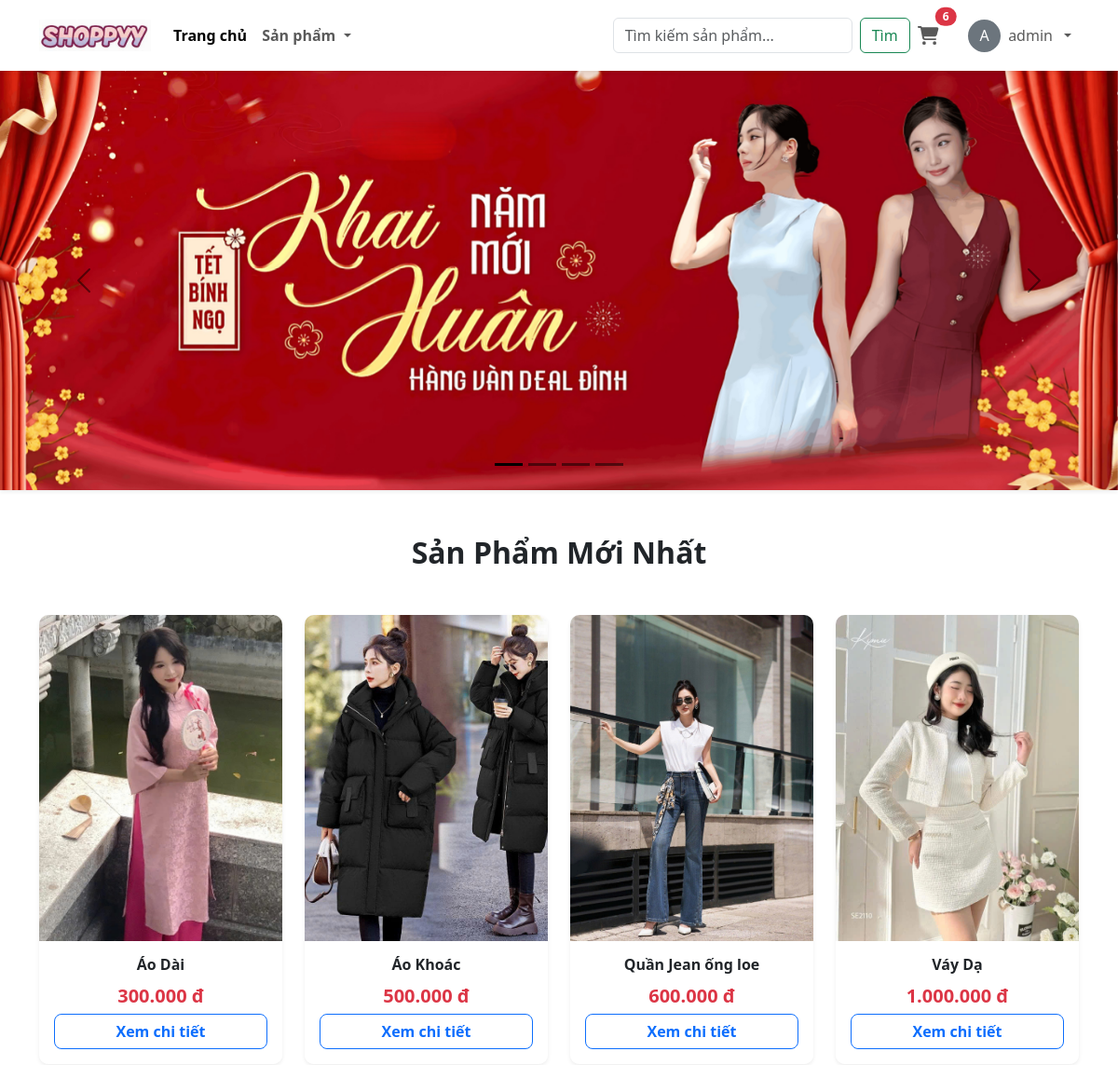
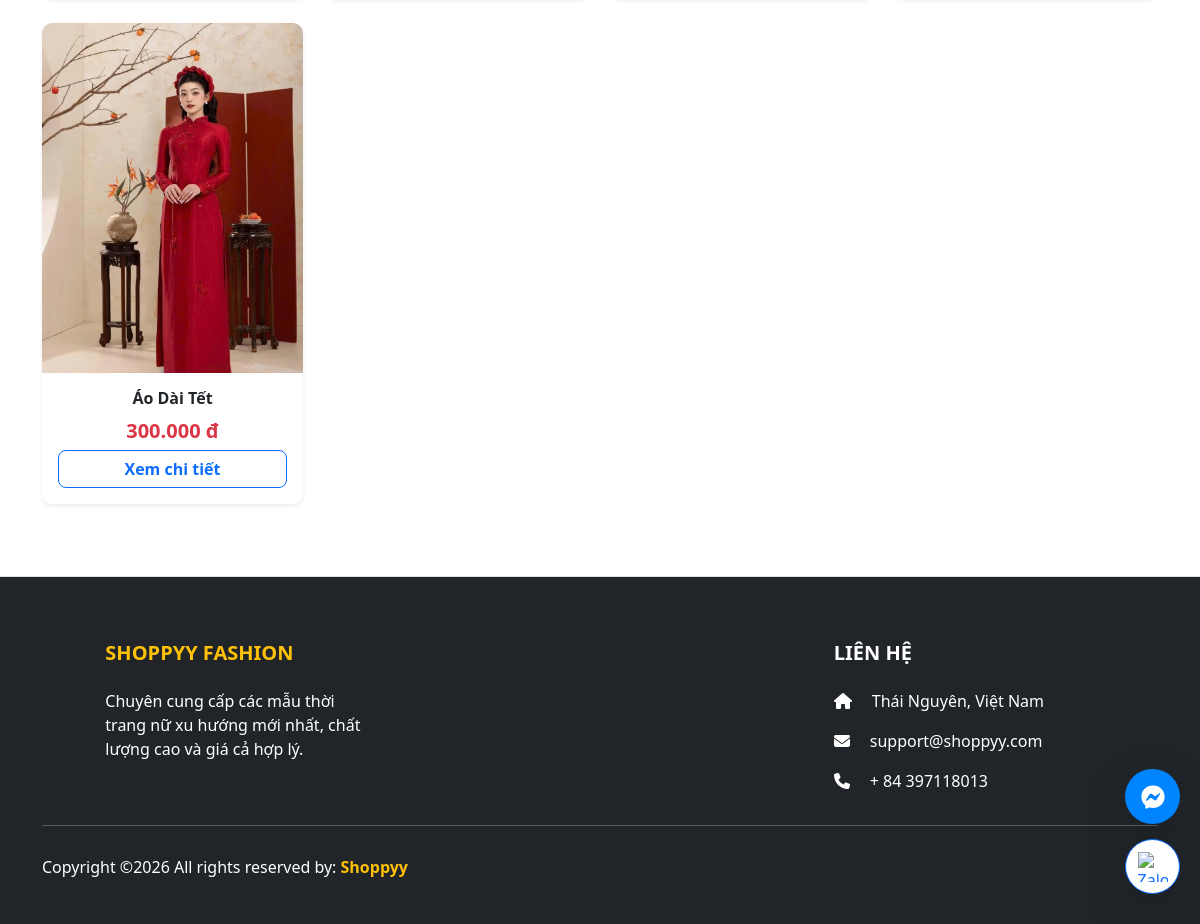
The app's page / (signed in) with its own data (2 pictures, top to bottom).
### app/models.py (models this page shows, shortened)
class Product(models.Model):
    category = models.ManyToManyField(Category, related_name='product', verbose_name="Thuộc danh mục")
    name = models.CharField(max_length=200, null=True, verbose_name="Tên sản phẩm")
    price = models.FloatField(verbose_name="Giá tiền")
    digital = models.BooleanField(default=False, null=True, blank=True, verbose_name="Sản phẩm số")
    image = models.ImageField(null=True, blank=True, verbose_name="Hình ảnh")
    stock = models.IntegerField(default=10, null=True, blank=True) # Số lượng tồn kho mặc định là 10
    flash_sale = models.ForeignKey('FlashSale', on_delete=models.SET_NULL, null=True, blank=True, verbose_name="Tham gia Sự kiện Sale")
    discount_percent = models.IntegerField(default=0, verbose_name="Giảm bao nhiêu % ?")
    sizes = models.ManyToManyField(Size, blank=True, verbose_name="Các size hiện có")
    class Meta:
        verbose_name = "Sản phẩm"
        verbose_name_plural = "2. Quản lý Sản phẩm"
    @property
    def final_price(self):
        if self.flash_sale and self.flash_sale.active:
            now = timezone.now()
            if self.flash_sale.start_date <= now <= self.flash_sale.end_date:
                if self.discount_percent > 0:
                    discount_amount = (self.price * self.discount_percent) / 100
                    return self.price - discount_amount
        return self.price
    @property
    def ImageURL(self):
        try:
            url = self.image.url
        except:
            url = ''
        return url

### app/views.py (the view)
# urls.py: 2. Add a URL to urlpatterns:  path('', views.home, name='home')
def home(request):
    if request.user.is_authenticated:
        customer = request.user
        order, created = Order.objects.get_or_create(customer=customer, complete=False)
        cartItems = order.get_cart_items
    else:
        items = []
        order = {'get_cart_total': 0, 'get_cart_items': 0}
        cartItems = order['get_cart_items']
    categories = Category.objects.all()
    category_id = request.GET.get('category')
    if category_id:
        products = Product.objects.filter(category=category_id)
    else:
        products = Product.objects.all()
    context = {'products': products, 'cartItems': cartItems, 'categories': categories}
    return render(request, 'app/home.html', context)

### app/models.py (called while the page is built)
    @property
    def get_cart_items(self):
        orderitems = self.orderitem_set.all()
        total = sum([item.quantity for item in orderitems])
        return total

### app/templates/app/home.html (shortened to what this page needs)
{% extends 'app/base.html' %}
{% load static %}
{% load humanize %}
{% block banner_slider %}
<div id="carouselExampleDark" class="carousel carousel-dark slide shadow-sm mb-4" data-bs-ride="carousel">
  <div class="carousel-indicators">
    <button type="button" data-bs-target="#carouselExampleDark" data-bs-slide-to="0" class="active" aria-current="true"></button>
    <button type="button" data-bs-target="#carouselExampleDark" data-bs-slide-to="1" data-bs-interval="5000"></button>
    <button type="button" data-bs-target="#carouselExampleDark" data-bs-slide-to="2" data-bs-interval="5000"></button>
    <button type="button" data-bs-target="#carouselExampleDark" data-bs-slide-to="3" data-bs-interval="5000"></button>
  </div>
  <div class="carousel-inner">
    <div class="carousel-item active" data-bs-interval="10000">
      <img src="{% static 'app/images/banner/b32.jpg' %}" class="d-block w-100" style="height: 450px; object-fit: cover;" alt="Banner 1">
    </div>
  </div>
  <button class="carousel-control-prev" type="button" data-bs-target="#carouselExampleDark" data-bs-slide="prev">
    <span class="carousel-control-prev-icon" aria-hidden="true"></span>
  </button>
  <button class="carousel-control-next" type="button" data-bs-target="#carouselExampleDark" data-bs-slide="next">
    <span class="carousel-control-next-icon" aria-hidden="true"></span>
  </button>
</div>
{% endblock banner_slider %}
{% block main-content %}
<div id="danh-sach-san-pham" class="container mt-4" style="scroll-margin-top: 100px;">
    <h2 class="text-center fw-bold mb-5">Sản Phẩm Mới Nhất</h2>
    <div class="row">
        {% for product in products %}
        <div class="col-lg-3 col-md-6 mb-4">
            <div class="card h-100 shadow-sm border-0 product-card" style="border-radius: 10px; overflow: hidden; transition: 0.3s;">
                <a href="{% url 'detail' product.id %}" class="text-decoration-none text-dark d-block">
                    <img src="{{product.ImageURL}}" class="card-img-top" style="height: 350px; object-fit: cover;">
                    <div class="card-body text-center pb-1">
                        <h6 class="card-title fw-bold text-truncate" title="{{product.name}}">{{product.name}}</h6>
                        {% if product.final_price < product.price %}
    <p class="mb-0">
        <del class="text-muted small">{{ product.price|floatformat:0|intcomma }} đ</del>
        <span class="text-danger fw-bold fs-5">{{ product.final_price|floatformat:0|intcomma }} đ</span>
    </p>
{% else %}
<p class="text-danger fw-bold fs-5 mb-0">{{ product.price|floatformat:0|intcomma }} đ</p>
{% endif %}
                    </div>
                </a>
                <div class="card-footer bg-white border-0 text-center pb-3 pt-0">
                    <a href="{% url 'detail' product.id %}" class="btn btn-outline-primary w-100 fw-bold" style="border-radius: 8px;">
                        Xem chi tiết
                    </a>
                </div>
            </div>
        </div>
        {% endfor %}
    </div>
</div>
{% endblock main-content %}

### app/templates/app/base.html (shortened to what this page needs)
{% load static %}
<!DOCTYPE html>
<html lang="vi">
<head>
    <link href="https://cdn.jsdelivr.net/npm/bootstrap@5.3.2/dist/css/bootstrap.min.css" rel="stylesheet">
    <link href="{% static 'app/css/owl.carousel.min.css' %}" rel='stylesheet' />
    <link href="{% static 'app/css/all.min.css' %}" rel='stylesheet' />
    <link href="{% static 'app/css/style.css' %}" rel='stylesheet' />
    <link rel="stylesheet" href="https://cdnjs.cloudflare.com/ajax/libs/font-awesome/6.4.0/css/all.min.css">
</head>
<body class="d-flex flex-column min-vh-100">
    <nav class="navbar navbar-expand-lg navbar-light bg-white shadow-sm sticky-top">
        <div class="container">
            <a class="navbar-brand" href="{% url 'home' %}">
                <img src="{% static 'app/images/logo2.jpg' %}" width="120" height="50" style="object-fit: contain;" alt="Logo"/>
            </a>
            <div class="collapse navbar-collapse" id="mainNavbar">
                <ul class="navbar-nav me-auto mb-2 mb-lg-0 fw-semibold">
                    <li class="nav-item">
                        <a class="nav-link active" href="{% url 'home' %}">Trang chủ</a>
                    </li>
                    <li class="nav-item dropdown">
                        <a class="nav-link dropdown-toggle" href="#" id="navbarDropdown" role="button" data-bs-toggle="dropdown" aria-expanded="false">
                            Sản phẩm
                        </a>
                    </li>
                </ul>
                <form class="d-flex" method="GET" action="{% url 'search' %}">
                    <input class="form-control me-2" type="search" placeholder="Tìm kiếm sản phẩm..." name="searched">
                    <button class="btn btn-outline-success" type="submit">Tìm</button>
                </form>
                <ul class="navbar-nav mb-2 mb-lg-0 align-items-center">
                    <li class="nav-item me-3">
                        <a class="nav-link position-relative" href="{% url 'cart' %}">
                            <i class="fas fa-shopping-cart fa-lg"></i>
                            <span class="position-absolute top-0 start-100 translate-middle badge rounded-pill bg-danger">
                                {{ cartItems|default:0 }}
                            </span>
                        </a>
                    </li>
                    {% if request.user.is_authenticated %}
                    <li class="nav-item dropdown">
                        <a class="nav-link dropdown-toggle d-flex align-items-center gap-2" href="#" role="button" data-bs-toggle="dropdown">
                            <div class="rounded-circle bg-secondary text-white d-flex justify-content-center align-items-center" style="width: 35px; height: 35px;">
                                {{ request.user.username|make_list|first|upper }}
                            </div>
                            <span>{{ request.user.username }}</span>
                        </a>
                    </li>
                    {% endif %}
                </ul>
            </div>
        </div>
    </nav>
    {% block banner_slider %}{% endblock banner_slider %}
    <main class="flex-grow-1">
        {% block main-content %}{% endblock main-content %}
    </main>
    <footer class="bg-dark text-white pt-5 pb-4 mt-5">
        <div class="container text-center text-md-start">
            <div class="row text-center text-md-start">
                <div class="col-md-3 col-lg-3 col-xl-3 mx-auto mt-3">
                    <h5 class="text-uppercase mb-4 fw-bold text-warning">Shoppyy Fashion</h5>
                    <p>Chuyên cung cấp các mẫu thời trang nữ xu hướng mới nhất, chất lượng cao và giá cả hợp lý.</p>
                </div>
                <div class="col-md-2 col-lg-2 col-xl-2 mx-auto mt-3"></div>
                <div class="col-md-4 col-lg-3 col-xl-3 mx-auto mt-3">
                    <h5 class="text-uppercase mb-4 fw-bold">Liên hệ</h5>
                    <p><i class="fas fa-home me-3"></i> Thái Nguyên, Việt Nam</p>
                    <p><i class="fas fa-envelope me-3"></i> support@shoppyy.com</p>
                    <p><i class="fas fa-phone me-3"></i> + 84 397118013</p>
                </div>
            </div>
            <hr class="mb-4">
            <div class="row align-items-center">
                <div class="col-md-7 col-lg-8">
                    <p> Copyright ©2026 All rights reserved by:
                        <a href="#" style="text-decoration: none;"> <strong class="text-warning">Shoppyy</strong></a>
                    </p>
                </div>
                <div class="col-md-5 col-lg-4">
                    <div class="text-center text-md-end">
                        <ul class="list-unstyled list-inline">
                            <li class="list-inline-item"><a href="#" class="btn-floating btn-sm text-white" style="font-size: 23px;"></a></li>
                        </ul>
                    </div>
                </div>
            </div>
        </div>
    </footer>
    <div class="contact-buttons" style="position: fixed; bottom: 30px; right: 20px; z-index: 9999; display: flex; flex-direction: column; gap: 15px;">
        <a href="https://m.me/dinhngodz" target="_blank" class="contact-icon messenger shadow-lg rounded-circle text-center">
            <i class="fab fa-facebook-messenger text-white fs-4"></i>
        </a>
        <a href="https://zalo.me/0397118013" target="_blank" class="contact-icon zalo shadow-lg rounded-circle text-center">
            <img src="https://upload.wikimedia.org/wikipedia/commons/9/91/Icon_of_Zalo.svg" style="width: 30px; height: 30px;" alt="Zalo">
        </a>
    </div>
</body>
</html>

### app/static/app/css/style.css (style rules this page uses)
.carousel-item img { height: 450px; object-fit: cover; width: 100%; }
footer { background-color: #f8f9fa; border-top: 1px solid #ddd; padding: 30px 0; margin-top: 40px; color: #666; text-align: center; }

### app/templates/app/base.html (style rules this page uses)
html { scroll-behavior: smooth; }
.contact-icon { width: 55px; height: 55px; display: flex; align-items: center; justify-content: center; text-decoration: none; position: relative; transition: all 0.3s ease-in-out; }
.messenger { background: #0084ff; }
.zalo { background: #ffffff; border: 1px solid #0068ff; }
.messenger { animation: pulse-blue 2s infinite; }

### records on screen
Product: ImageURL (picture), name "Áo Dài", price "300.000"
Product: ImageURL (picture), name "Áo Khoác", price "500.000"
Product: ImageURL (picture), name "Quần Jean ống loe", price "600.000"
Product: ImageURL (picture), name "Váy Dạ", price "1.000.000"
Product: ImageURL (picture), name "Áo Dài Tết", price "300.000"

### other values on screen
{{ cartItems|default:0 }} "6"
{{ request.user.username|make_list|first|upper }} "A"
{{ request.user.username }} "admin"
